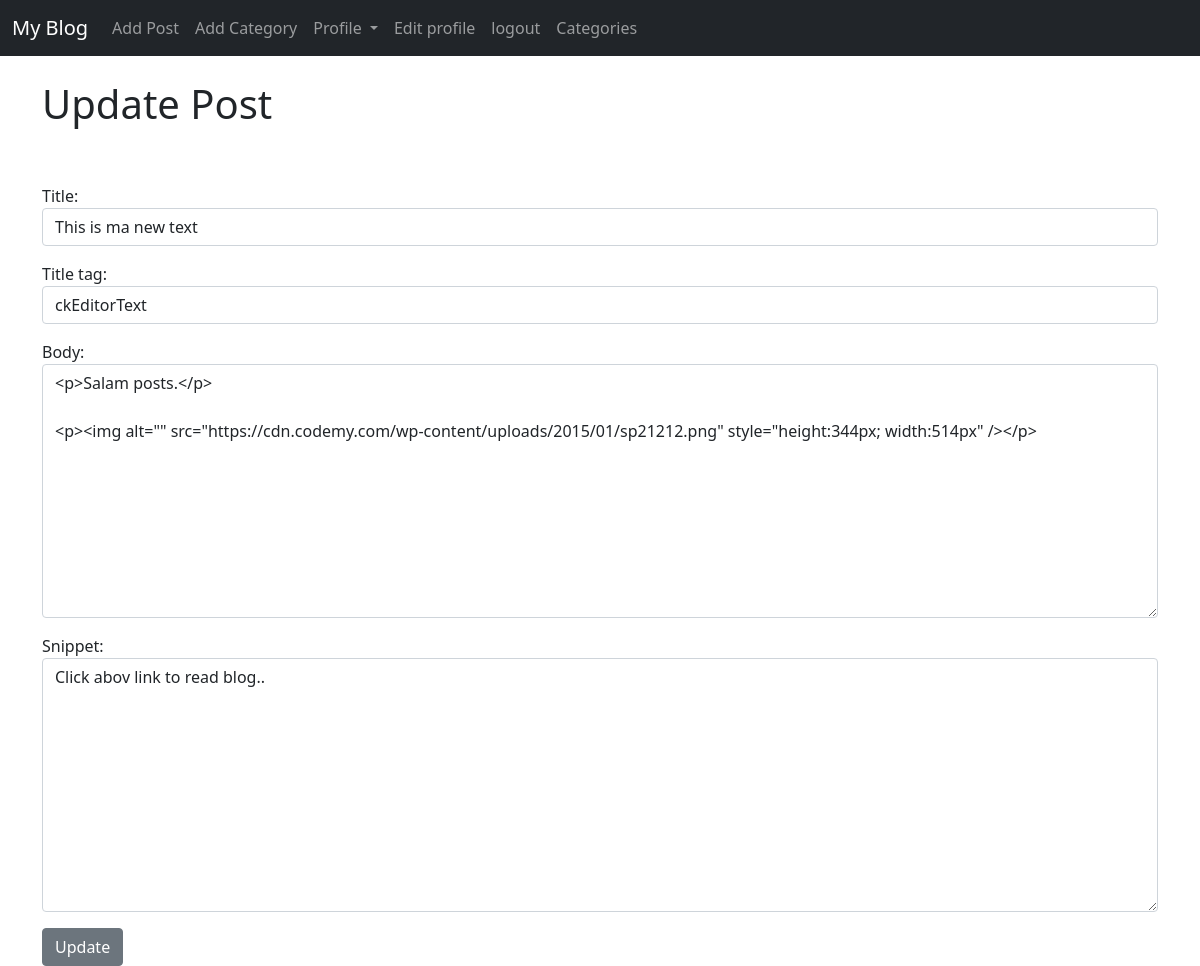
The app's page /article/edit/14 (signed in) with its own data.
### theblog/models.py (models this page shows, shortened)
class Post(models.Model):
    title = models.CharField(max_length=255)
    header_image = models.ImageField(null=True, blank=True, upload_to="images/")
    title_tag = models.CharField(max_length=255)
    author = models.ForeignKey(User, on_delete=models.CASCADE)
    body = RichTextField(blank=True, null=True)
    post_date = models.DateField(auto_now_add=True)
    category = models.CharField(max_length=255, default='coding')
    snippet = models.CharField(max_length=255)
    likes = models.ManyToManyField(User, related_name='blog_posts')

### theblog/views.py (the view)
# urls.py: path('article/edit/<int:pk>', UpdatePostView.as_view(), name='update_post'),
class UpdatePostView(UpdateView):
    model = Post
    form_class = EditForm
    template_name = 'update_post.html'

### theblog/forms.py
class EditForm(forms.ModelForm):
    class Meta:
        model = Post
        fields = ('title','title_tag','body', 'snippet')
        widgets = {
            'title': forms.TextInput(attrs={'class':'form-control'}),
            'title_tag': forms.TextInput(attrs={'class':'form-control'}),
            'body': forms.Textarea(attrs={'class':'form-control'}),
            'snippet': forms.Textarea(attrs={'class':'form-control'}),
        }

### theblog/templates/update_post.html (shortened to what this page needs)
{% extends 'base.html' %}
{% block content %}
{% if user.is_authenticated %}
    {% if user.id == post.author.id %}
        <h1>Update Post</h1><br><br>
        <div class="form-group">
            <form method="POST">
                {{ form.as_p }}
                <button class="btn btn-secondary">Update</button>
            </form>
        </div>
        {% else %}
             You are not allowed here.
        {% endif %}
{% else %}
    You are not allowed here.
{% endif %}
{% endblock %}

### records on screen
Post: title "This is ma new text", title_tag "ckEditorText", body "<p>Salam posts.</p> <p><img alt=\"\" src=\"https://cdn.codemy.com/wp-content/uploads/2015/01/sp21212.png\" style=\"height:344px; width:514px\" /></p>", snippet "Click abov link to read blog.."
